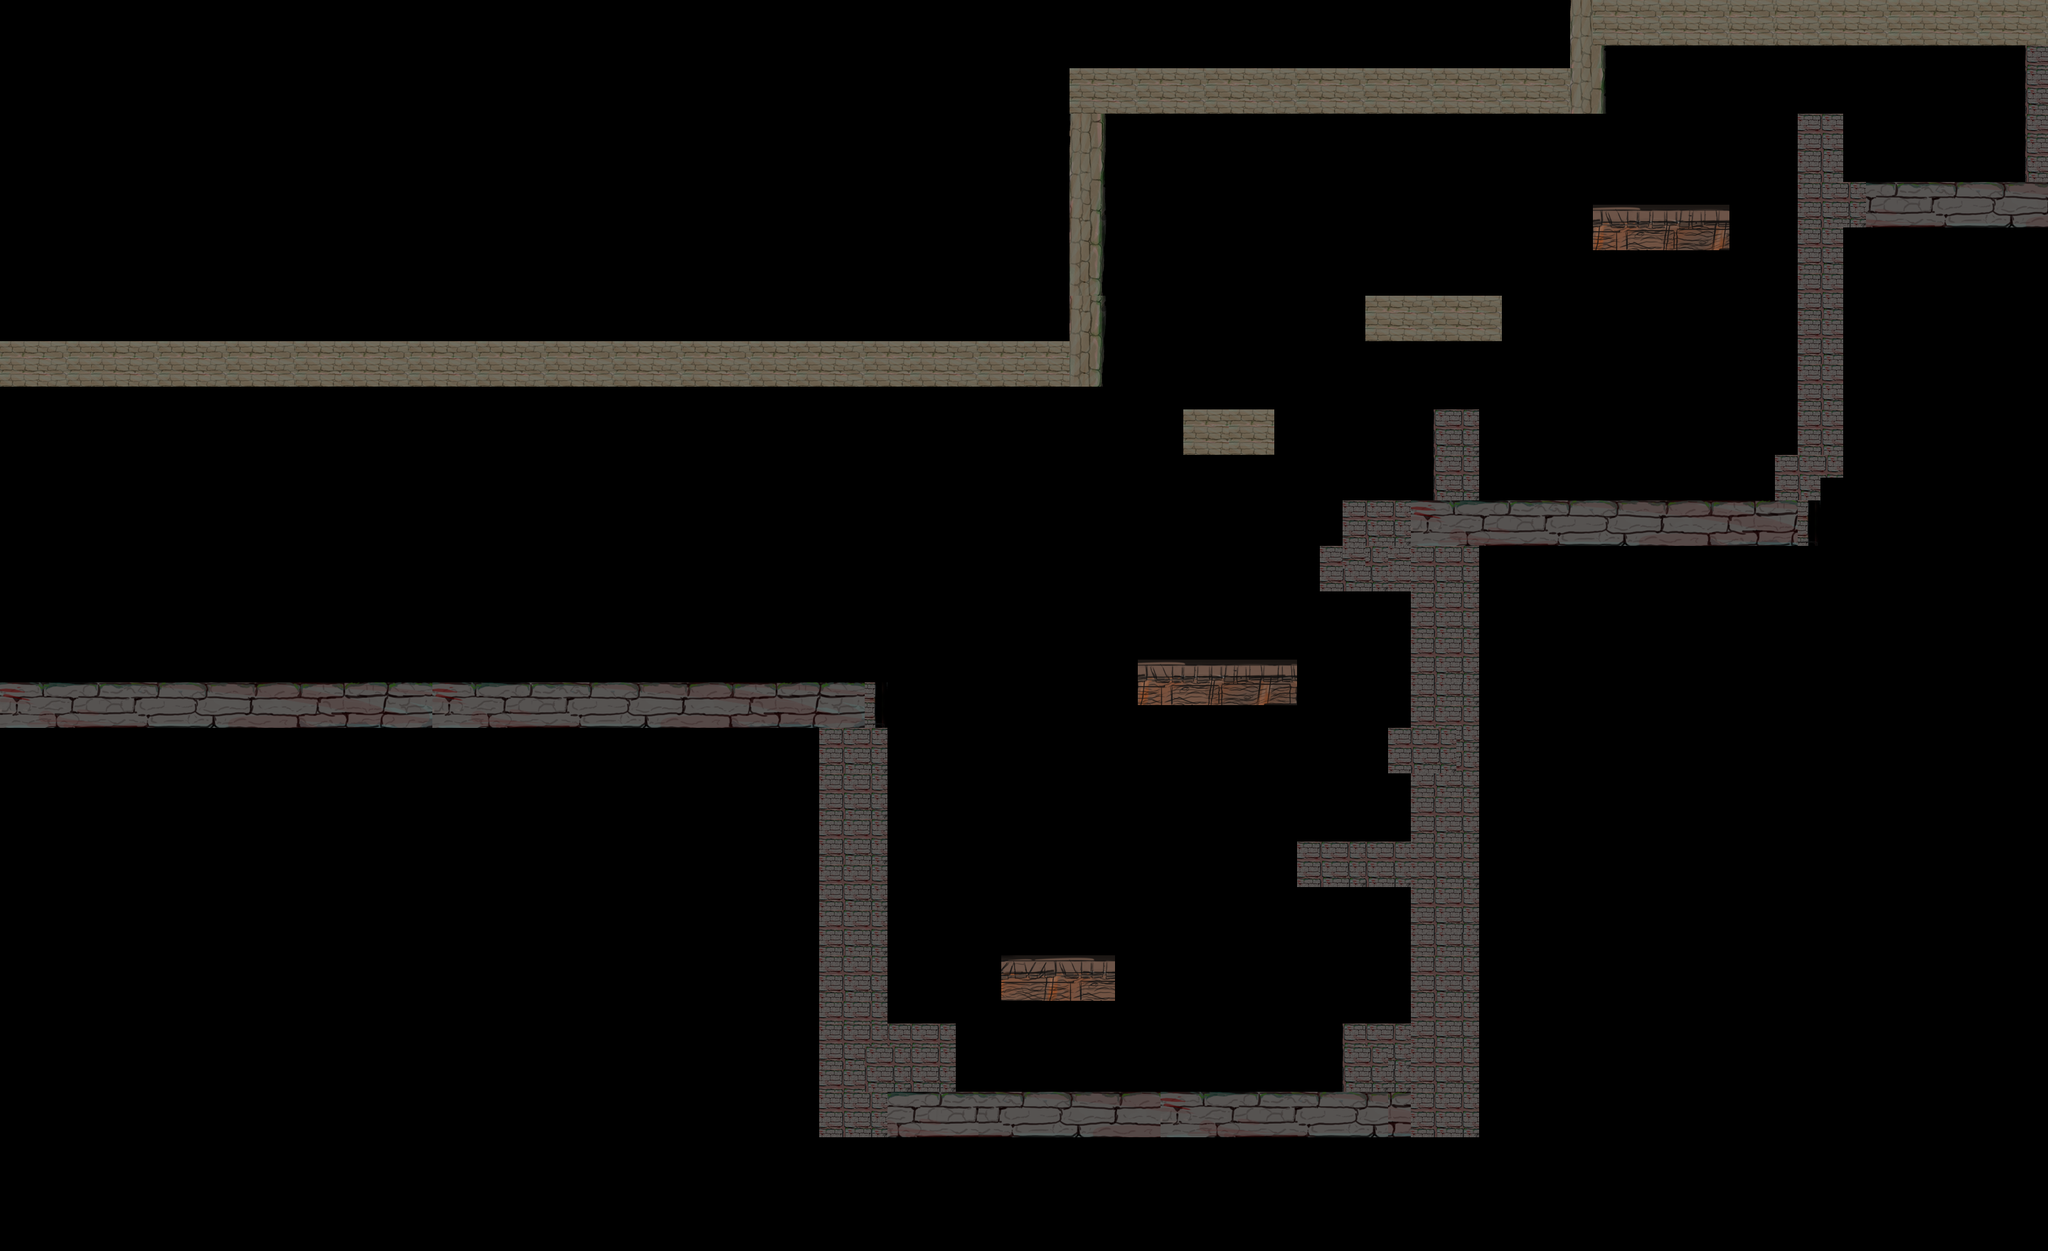

Rendered tile map (Tiled .tmx) drawn with the repository's tilesets; below, a short description and the map source with its tile grids summarised:
An orthogonal 90x55 tile map with 32x32 px tiles, 4 tile layers (SceneQuatre_Delimitation, SceneQuatre_PlateformeTween, SceneQuatre_MurdeFin, SceneQuatre_Plateforme).

<map version="1.4" tiledversion="1.4.3" orientation="orthogonal" renderorder="right-down" width="90" height="55" tilewidth="32" tileheight="32" infinite="0" nextlayerid="7" nextobjectid="1">
 <editorsettings>
  <export target="../SceneQuatre.json" format="json" />
 </editorsettings>
 <tileset firstgid="1" name="TilesSet_Plateforme3" tilewidth="32" tileheight="32" tilecount="8393" columns="77">
  <image source="TilesSet_Plateforme3.png" trans="ff00ff" width="2480" height="3508" />
 </tileset>
 <layer id="1" name="SceneQuatre_Delimitation" width="90" height="55">
  <data>[4950 cells, 567 non-empty, 68 distinct tile ids]</data>
 </layer>
 <layer id="2" name="SceneQuatre_PlateformeTween" width="90" height="55">
  <data>[4950 cells, 36 non-empty, 18 distinct tile ids]</data>
 </layer>
 <layer id="5" name="SceneQuatre_MurdeFin" width="90" height="55">
  <data>[4950 cells, 16 non-empty, 12 distinct tile ids]</data>
 </layer>
 <layer id="4" name="SceneQuatre_Plateforme" width="90" height="55">
  <data>[4950 cells, 70 non-empty, 12 distinct tile ids]</data>
 </layer>
 <objectgroup id="6" name="Calque d'Objets 1" />
</map>